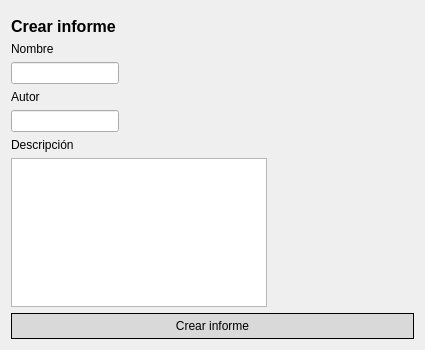
<?xml version="1.0" encoding="UTF-8"?>
<ui version="4.0">
 <class>Dialog</class>
 <widget class="QDialog" name="Dialog">
  <property name="geometry">
   <rect>
    <x>0</x>
    <y>0</y>
    <width>425</width>
    <height>350</height>
   </rect>
  </property>
  <property name="windowTitle">
   <string>Dialog</string>
  </property>
  <layout class="QFormLayout" name="formLayout_2">
   <item row="0" column="0">
    <layout class="QFormLayout" name="formLayout"/>
   </item>
   <item row="1" column="0">
    <widget class="QLabel" name="label">
     <property name="font">
      <font>
       <pointsize>12</pointsize>
       <bold>true</bold>
      </font>
     </property>
     <property name="text">
      <string>Crear informe</string>
     </property>
    </widget>
   </item>
   <item row="2" column="0">
    <widget class="QLabel" name="label_2">
     <property name="text">
      <string>Nombre</string>
     </property>
    </widget>
   </item>
   <item row="3" column="0">
    <widget class="QLineEdit" name="lineEdit"/>
   </item>
   <item row="4" column="0">
    <widget class="QLabel" name="label_3">
     <property name="text">
      <string>Autor</string>
     </property>
    </widget>
   </item>
   <item row="5" column="0">
    <widget class="QLineEdit" name="lineEdit_2"/>
   </item>
   <item row="6" column="0">
    <widget class="QLabel" name="label_4">
     <property name="text">
      <string>Descripción</string>
     </property>
    </widget>
   </item>
   <item row="7" column="0">
    <widget class="QTextEdit" name="textEdit"/>
   </item>
   <item row="8" column="0" colspan="2">
    <widget class="QPushButton" name="pushButton">
     <property name="styleSheet">
      <string notr="true">background-color: #d9d9d9;
color: black;
border: 1px solid black;
border-radius: 15px;
padding:5px;
box-shadow: 5px 5px 15px rgba(0, 0, 0, 0.3);
</string>
     </property>
     <property name="text">
      <string>Crear informe</string>
     </property>
    </widget>
   </item>
  </layout>
 </widget>
 <resources/>
 <connections/>
</ui>
